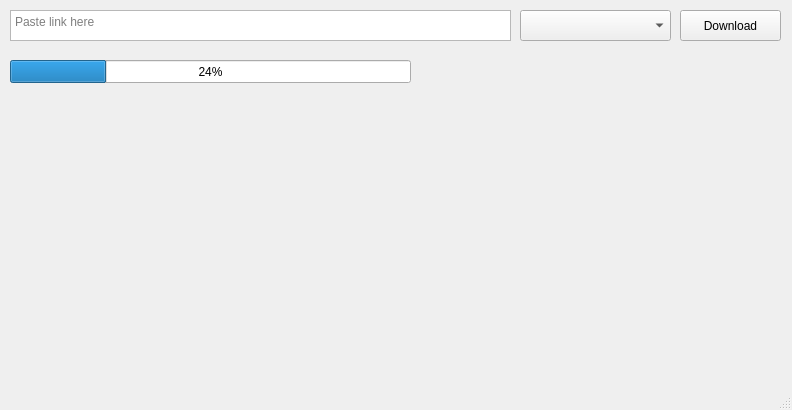
<?xml version="1.0" encoding="UTF-8"?>
<ui version="4.0">
 <class>MainWindow</class>
 <widget class="QMainWindow" name="MainWindow">
  <property name="geometry">
   <rect>
    <x>0</x>
    <y>0</y>
    <width>792</width>
    <height>410</height>
   </rect>
  </property>
  <property name="windowTitle">
   <string>Media Downloader</string>
  </property>
  <widget class="QWidget" name="centralwidget">
   <widget class="QPushButton" name="pushButton">
    <property name="geometry">
     <rect>
      <x>680</x>
      <y>10</y>
      <width>101</width>
      <height>31</height>
     </rect>
    </property>
    <property name="text">
     <string>Download</string>
    </property>
   </widget>
   <widget class="QTextEdit" name="textEdit">
    <property name="geometry">
     <rect>
      <x>10</x>
      <y>10</y>
      <width>501</width>
      <height>31</height>
     </rect>
    </property>
    <property name="placeholderText">
     <string>Paste link here</string>
    </property>
   </widget>
   <widget class="QComboBox" name="comboBox">
    <property name="geometry">
     <rect>
      <x>520</x>
      <y>10</y>
      <width>151</width>
      <height>31</height>
     </rect>
    </property>
   </widget>
   <widget class="QProgressBar" name="progressBar">
    <property name="geometry">
     <rect>
      <x>10</x>
      <y>60</y>
      <width>401</width>
      <height>23</height>
     </rect>
    </property>
    <property name="value">
     <number>24</number>
    </property>
   </widget>
  </widget>
  <widget class="QStatusBar" name="statusbar"/>
 </widget>
 <resources/>
 <connections/>
</ui>
